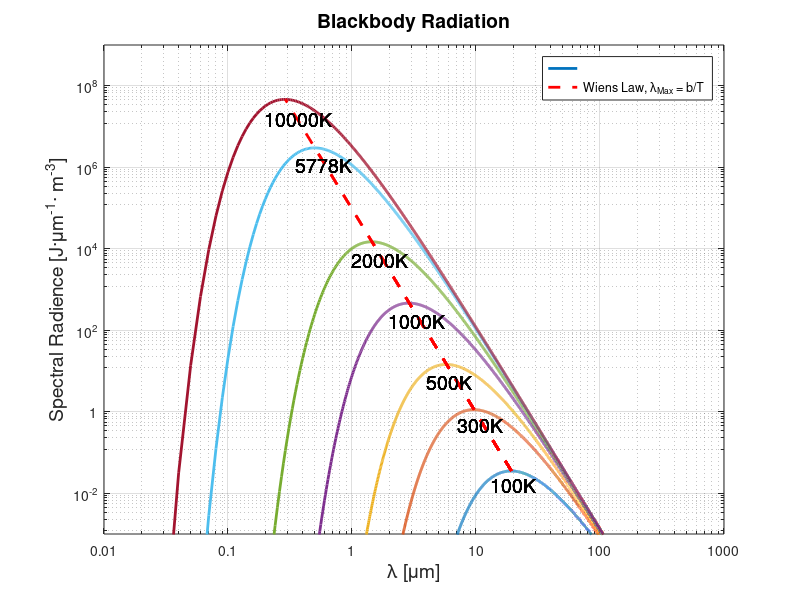

This figure's MATLAB source:
%------------------------------------------------------------------------%
%---------Black Body Radiation-------------------------------------------%
%------------------------------------------------------------------------%

clc;
close all;
clear all;

%------------------------------------------------------------------------------------------%

b = 2.89777196*10^-3;   % Constant of proportionality
c = 2.99792458*10^8;    % Speed of light in vaccum
h = 6.62607004*10.^-34; % Planck constant 
k = 1.38064852*10.^-23; % Boltzmann constant
T = [150 300 500 1000 2000 5778 10000]; % Temperatures in Kelvin
lam = (0:0.01:10000).*1e-6; 
K = sprintf('K');

figure(1)
for  i= 1:7
%-------------------------------Spectral Emissvity-----------------------------------------%

E1(:,i) = (((8*pi*h*c)./(lam.^5)).*(1./((exp((h*c)./(lam*k.*T(i))-1)))));

lamMax(:,i) = (b./(T(i)));
E1_Max(:,i) = max(E1(:,i));
%-------------------------------Plot Functions----------------------------------------------%

loglog(lam,E1(:,i),'linewidth',2)
hold on
  xlabel('\lambda [\mum]','fontsize',14)
  ylabel('Spectral Radience [J·\mum^{-1}· m^{-3}]','fontsize',14)
  title('Blackbody Radiation','fontsize',14)
  xlim([10^-8 10^-3]);      %0.03*10^-6
  ylim([10^-3 10^9]);
  xticks([10^-8 10^-7 10^-6 10^-5 10^-4 10^-3])
  xticklabels({'0.01', '0.1', '1', '10', '100', '1000'});
  yticks([10^-2 10^0 10^2 10^4 10^6 10^8]);
  yticklabels({'10^-^2', '1', '10^2', '10^4', '10^6', '10^8'});
  fh = figure(1);
  set(fh, 'color', 'white');
  grid on
  
  %-------------------- Plot straigth line through peaks------------------%
  loglog(lamMax,E1_Max,'--r','linewidth',2);
  legend('', 'Wiens Law, \lambda_M_a_x = b/T ')
  
  %-------------------- Apply Text------------------%
 
  %tempText = num2str(T(:,i))
  
  text(1.31009696724079e-05, 0.0162361703317981,'100K' ,'fontSize',14);
  text(7.05436980890024e-06, 0.482462658818434,'300K','fontSize',14);
  text(3.98040708189395e-06, 5.41911294016657,'500K','fontSize',14);
  text(1.96949548691914e-06, 172.22510878237,'1000K','fontSize',14);
  text(9.84644694625026e-07, 5249.9120581203,'2000K','fontSize',14);
  text(3.49149022547199e-07, 1106511.77210034,'5778K','fontSize',14);
  text(1.95431530978723e-07, 15374915.9138191,'10000K','fontSize',14);
  
  %syms x phi
  %text(3.49149022547199e-07, 1106511.77210034,'\sin\left(\pi \,x\right)')
  %cha = latex(sin(pi*x))
  %text(latex(sin(pi*x)))
  %ylim([10^-8 10^-3]);
  %ylabel('y / {\it units}');                              

  
end
